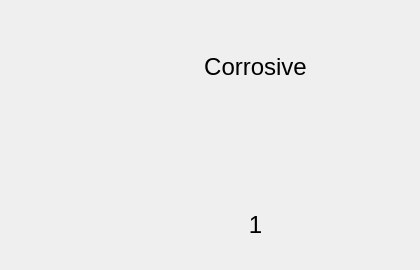
         <widget class="QWidget" name="hzd_2">
          <widget class="QWidget" name="verticalLayoutWidget_2">
           <property name="geometry">
            <rect>
             <x>100</x>
             <y>30</y>
             <width>311</width>
             <height>231</height>
            </rect>
           </property>
           <layout class="QVBoxLayout" name="verticalLayout">
            <item>
             <widget class="QLabel" name="sym_1_name_4">
              <property name="font">
               <font>
                <pointsize>18</pointsize>
               </font>
              </property>
              <property name="text">
               <string>Corrosive</string>
              </property>
              <property name="alignment">
               <set>Qt::AlignCenter</set>
              </property>
             </widget>
            </item>
            <item>
             <layout class="QHBoxLayout" name="horizontalLayout_4">
              <item>
               <spacer name="horizontalSpacer_14">
                <property name="orientation">
                 <enum>Qt::Horizontal</enum>
                </property>
                <property name="sizeHint" stdset="0">
                 <size>
                  <width>40</width>
                  <height>20</height>
                 </size>
                </property>
               </spacer>
              </item>
              <item>
               <widget class="QLabel" name="sym_16">
                <property name="sizePolicy">
                 <sizepolicy hsizetype="Expanding" vsizetype="Preferred">
                  <horstretch>0</horstretch>
                  <verstretch>0</verstretch>
                 </sizepolicy>
                </property>
                <property name="minimumSize">
                 <size>
                  <width>0</width>
                  <height>0</height>
                 </size>
                </property>
                <property name="font">
                 <font>
                  <pointsize>20</pointsize>
                 </font>
                </property>
                <property name="text">
                 <string/>
                </property>
                <property name="pixmap">
                 <pixmap>images/coshhcorrosive.jpg</pixmap>
                </property>
                <property name="scaledContents">
                 <bool>true</bool>
                </property>
                <property name="alignment">
                 <set>Qt::AlignCenter</set>
                </property>
                <property name="wordWrap">
                 <bool>false</bool>
                </property>
               </widget>
              </item>
              <item>
               <spacer name="horizontalSpacer_15">
                <property name="orientation">
                 <enum>Qt::Horizontal</enum>
                </property>
                <property name="sizeHint" stdset="0">
                 <size>
                  <width>40</width>
                  <height>20</height>
                 </size>
                </property>
               </spacer>
              </item>
             </layout>
            </item>
            <item>
             <widget class="QLabel" name="sym_1_ans_4">
              <property name="font">
               <font>
                <pointsize>18</pointsize>
               </font>
              </property>
              <property name="text">
               <string>1</string>
              </property>
              <property name="alignment">
               <set>Qt::AlignCenter</set>
              </property>
             </widget>
            </item>
           </layout>
          </widget>
         </widget>
